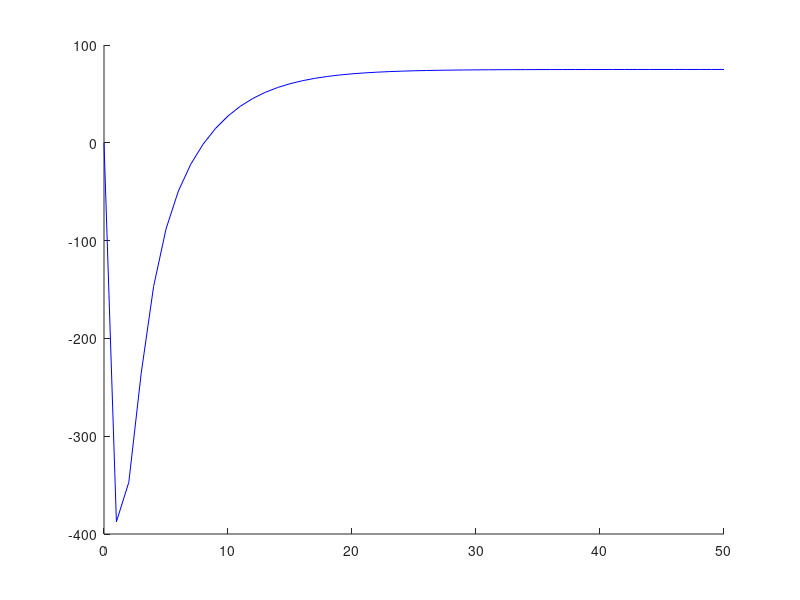

Here is the MATLAB script that generated this plot: (Note: this script raises an error after producing the figure.)
function [] = przyklad1()
% Metoda rozwiązywania układów równań liniowych SOR jest motodą iteracyjną. 
% Przy konkretnych założeniach wynikowy wektor x w teorii jest coraz 
% bliższy dokładnemu wynikowi równania Ax=b. Ten przykład pokazuje
% zbieżność metody SOR.

% Dane
liczbaIteracji = 50;
A = [0.5 2 4 5; 4 15 2 4; 5 4 -17 2; 0.5 0.4 0.3 5];
b = [-387.5 325 750 -335];
w = 0.5;

% Obliczenia
n = length(A(1,:));
X = zeros(n, 1);
D = diag(diag(A));
L = tril(A)-D;
U = triu(A)-D;
B = ((D+w*L)^(-1))*((1-w)*D-w*U);
c = w*(D+w*L)^(-1)*b';
W = zeros(n, liczbaIteracji+1);
for i = 1:liczbaIteracji
    X = B*X+c;
    W(:, i+1) = X;
end

% Rysowanie wykresu
figure,
hold on
plot(0:liczbaIteracji, W(1, :), 'Color', 'blue')
plot(0:liczbaIteracji, W(2, :), 'Color', '[0.9290 0.6940 0.1250]')
plot(0:liczbaIteracji, W(3, :), 'Color', 'green')
plot(0:liczbaIteracji, W(4, :), 'Color', 'magenta')
scatter(0:liczbaIteracji, W(1, :), 50, 'blue', 'filled', 'MarkerFaceAlpha',.5,'MarkerEdgeAlpha',.5)
scatter(0:liczbaIteracji, W(2, :), 50, [0.9290 0.6940 0.1250], 'filled', 'MarkerFaceAlpha',.5,'MarkerEdgeAlpha',.5)
scatter(0:liczbaIteracji, W(3, :), 50, 'green', 'filled', 'MarkerFaceAlpha',.5,'MarkerEdgeAlpha',.5)
scatter(0:liczbaIteracji, W(4, :), 50, 'magenta', 'filled', 'MarkerFaceAlpha',.5,'MarkerEdgeAlpha',.5)
legend("x_1","x_2","x_3","x_4")
title('Wyznaczanie wektora x w równaniu Ax=b metodą SOR', 'FontSize', 14)
xlabel('Iteracja')
ylabel('Wartości współrzędnych wektora x')
hold off

end